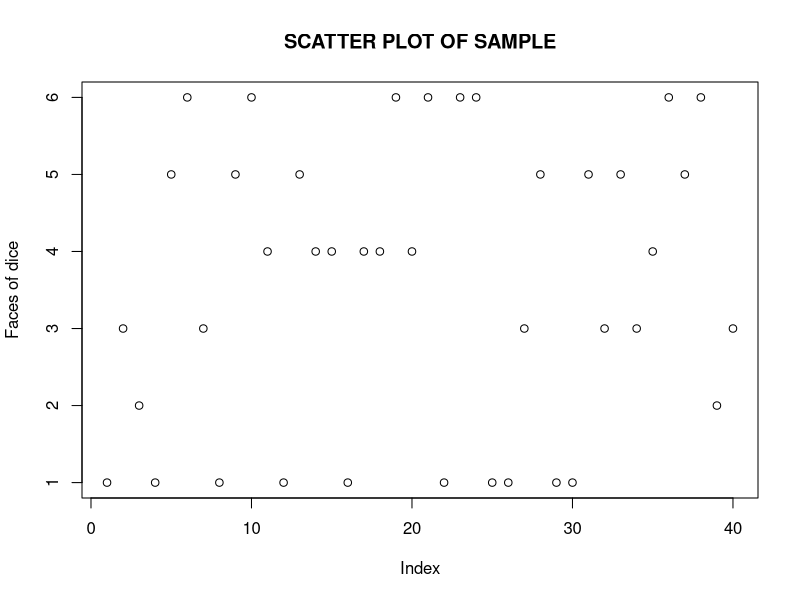
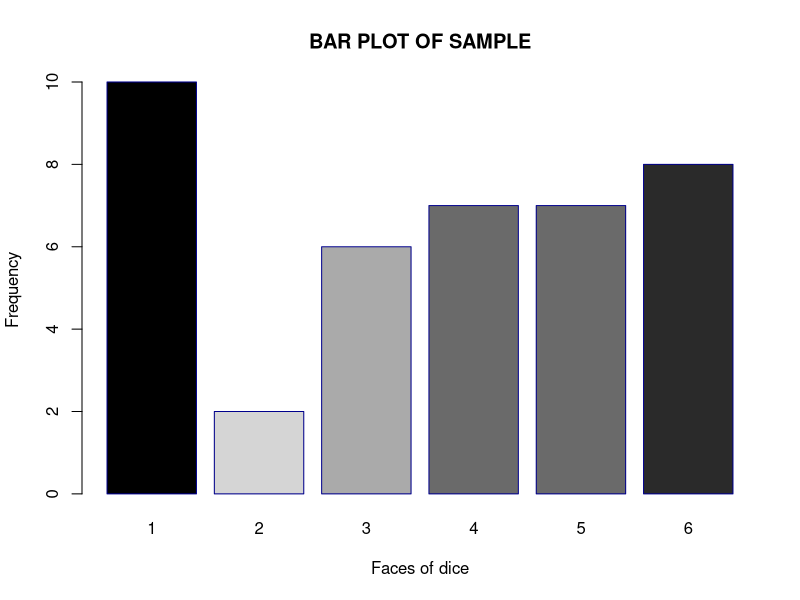
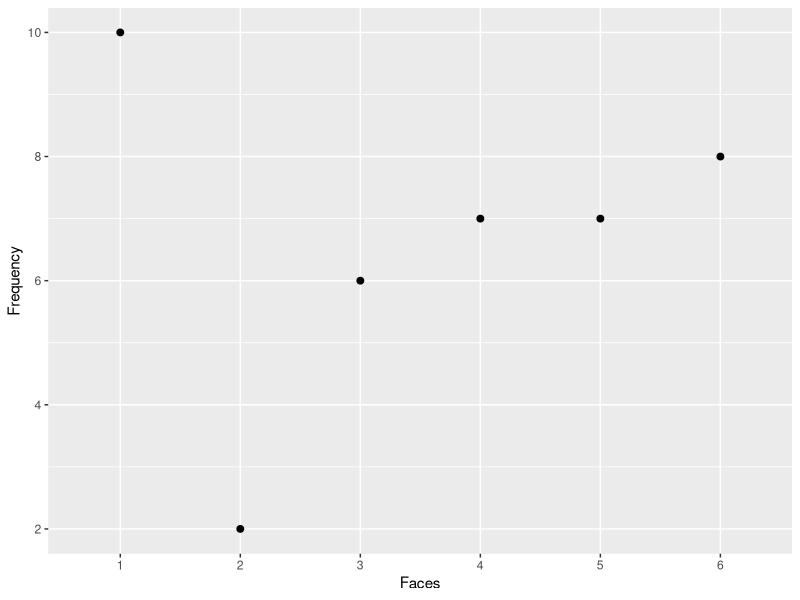
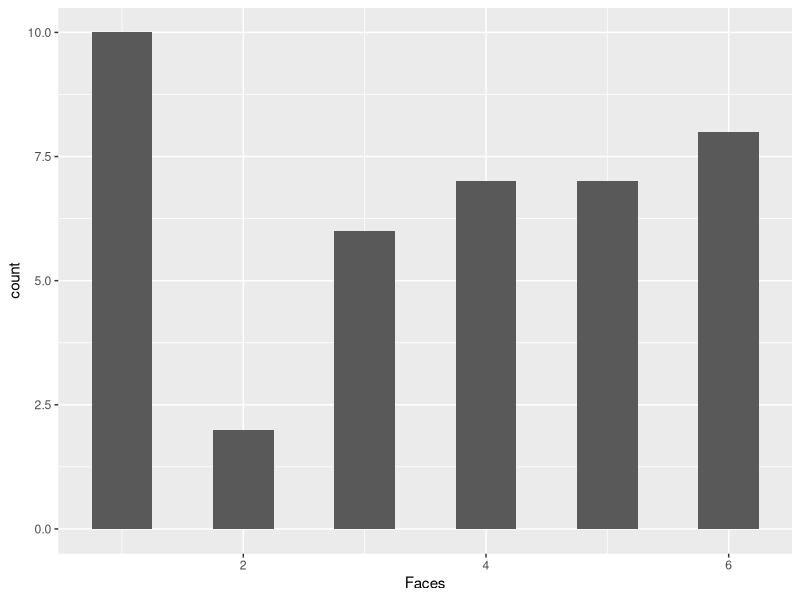

Source code (R) for these figures, in order:
library(ggplot2)

# random semple
s1 = sample(1:6, 40, replace = TRUE)
s2 = sample(1:6, 70, replace = TRUE)
s3 = sample(1:6, 100, replace = TRUE)

probFreq = table(s1)

probFreqDF  = as.data.frame(probFreq)
colnames(probFreqDF) = c("Faces", "Frequency")

rel = rank(table(s1))/length(table(s1))

### Plotting
plot(s1, main = "SCATTER PLOT OF SAMPLE", xlab = "Index", ylab = "Faces of dice")
barplot(probFreq, main = "BAR PLOT OF SAMPLE", xlab = "Faces of dice", ylab = "Frequency", border = "dark blue", col = gray(1-rel))

points = ggplot(probFreqDF, aes(x=Faces, y = Frequency)) +
            geom_point(size = 2)

############################################
Faces = factor(NULL, levels = probFreqDF$Faces)
Freq = as.numeric(NULL)

for(i in 1:nrow(probFreqDF)) {
  faces = as.numeric(probFreqDF$Faces[i])
  
  val = rep(faces, as.numeric(probFreqDF$Frequency[i]))
  Faces = c(Faces, val)
  Freq = c(Freq, rep(1, as.numeric(probFreqDF$Frequency[i])))
}
temp = data.frame(Faces = Faces, Freq = Freq)

#  histogram
hist = ggplot(temp, aes(x=Faces)) +
          geom_histogram(binwidth = 0.5)

#################

points
hist


